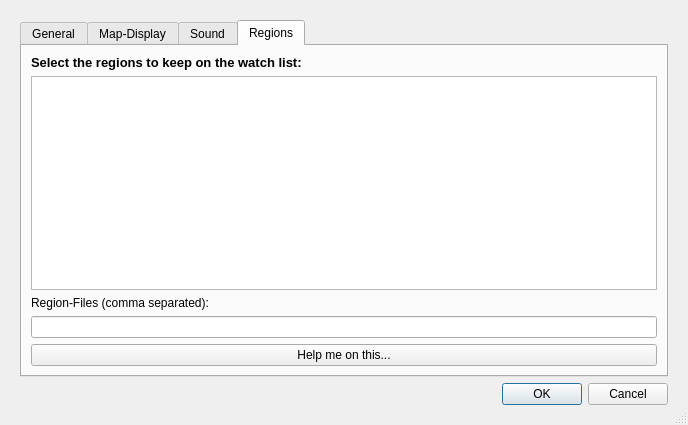
<?xml version="1.0" encoding="UTF-8"?>
<ui version="4.0">
 <class>Dialog</class>
 <widget class="QDialog" name="Dialog">
  <property name="geometry">
   <rect>
    <x>0</x>
    <y>0</y>
    <width>688</width>
    <height>425</height>
   </rect>
  </property>
  <property name="windowTitle">
   <string>Dialog</string>
  </property>
  <property name="sizeGripEnabled">
   <bool>true</bool>
  </property>
  <layout class="QGridLayout" name="gridLayout">
   <item row="0" column="0">
    <widget class="QWidget" name="widget" native="true">
     <layout class="QVBoxLayout" name="verticalLayout">
      <item>
       <widget class="QTabWidget" name="tabWidget">
        <property name="currentIndex">
         <number>3</number>
        </property>
        <widget class="QWidget" name="tab_general">
         <attribute name="title">
          <string>General</string>
         </attribute>
         <layout class="QGridLayout" name="gridLayout_6">
          <item row="3" column="0">
           <widget class="QFrame" name="frame">
            <property name="frameShape">
             <enum>QFrame::StyledPanel</enum>
            </property>
            <property name="frameShadow">
             <enum>QFrame::Raised</enum>
            </property>
            <layout class="QFormLayout" name="formLayout_2">
             <item row="0" column="0">
              <widget class="QLabel" name="label_4">
               <property name="text">
                <string>Window Background Color :</string>
               </property>
              </widget>
             </item>
             <item row="0" column="1">
              <widget class="QPushButton" name="btnColor">
               <property name="text">
                <string>Color...</string>
               </property>
              </widget>
             </item>
            </layout>
           </widget>
          </item>
          <item row="0" column="0">
           <widget class="QGroupBox" name="groupBox_2">
            <property name="title">
             <string>Chat-Filter</string>
            </property>
            <property name="flat">
             <bool>true</bool>
            </property>
            <layout class="QGridLayout" name="gridLayout_2">
             <item row="0" column="0">
              <widget class="QLabel" name="label_3">
               <property name="text">
                <string>Scan for Character-Names:</string>
               </property>
              </widget>
             </item>
             <item row="0" column="1">
              <widget class="QCheckBox" name="checkScanCharacter">
               <property name="text">
                <string>enable</string>
               </property>
              </widget>
             </item>
             <item row="1" column="0">
              <widget class="QLabel" name="label_5">
               <property name="text">
                <string>Scan for Ship-Names</string>
               </property>
              </widget>
             </item>
             <item row="1" column="1">
              <widget class="QCheckBox" name="checkShipNames">
               <property name="text">
                <string>enable</string>
               </property>
              </widget>
             </item>
            </layout>
           </widget>
          </item>
          <item row="0" column="1">
           <widget class="QGroupBox" name="groupBox_4">
            <property name="title">
             <string>Other</string>
            </property>
            <property name="flat">
             <bool>true</bool>
            </property>
            <layout class="QGridLayout" name="gridLayout_5">
             <item row="1" column="1">
              <widget class="QCheckBox" name="checkNotifyOwn">
               <property name="text">
                <string>enabled</string>
               </property>
              </widget>
             </item>
             <item row="1" column="0">
              <widget class="QLabel" name="label_6">
               <property name="text">
                <string>Notify on own Message:</string>
               </property>
              </widget>
             </item>
             <item row="2" column="0">
              <widget class="QLabel" name="label_7">
               <property name="text">
                <string>Pop-Up notification:</string>
               </property>
              </widget>
             </item>
             <item row="2" column="1">
              <widget class="QCheckBox" name="checkPopupNotification">
               <property name="text">
                <string>enabled</string>
               </property>
              </widget>
             </item>
            </layout>
           </widget>
          </item>
          <item row="1" column="0">
           <widget class="QGroupBox" name="groupBox">
            <property name="title">
             <string>in Seconds</string>
            </property>
            <property name="flat">
             <bool>true</bool>
            </property>
            <layout class="QGridLayout" name="gridLayout_3">
             <item row="0" column="0">
              <widget class="QLabel" name="label">
               <property name="text">
                <string>Message expiry :</string>
               </property>
              </widget>
             </item>
             <item row="0" column="1">
              <widget class="QLineEdit" name="txtMessageExpiry"/>
             </item>
             <item row="1" column="0">
              <widget class="QLabel" name="label_2">
               <property name="text">
                <string>KOS Clipboard interval:</string>
               </property>
              </widget>
             </item>
             <item row="1" column="1">
              <widget class="QLineEdit" name="txtKosInterval"/>
             </item>
            </layout>
           </widget>
          </item>
         </layout>
        </widget>
        <widget class="QWidget" name="tab_map_display">
         <attribute name="title">
          <string>Map-Display</string>
         </attribute>
         <layout class="QVBoxLayout" name="verticalLayout_3">
          <item>
           <widget class="QGroupBox" name="groupBoxMap">
            <property name="title">
             <string>Alert Settings</string>
            </property>
            <property name="flat">
             <bool>true</bool>
            </property>
            <layout class="QGridLayout" name="gridLayout_4">
             <item row="2" column="0">
              <widget class="QPushButton" name="btnMapAddTime">
               <property name="text">
                <string>add Time</string>
               </property>
              </widget>
             </item>
             <item row="0" column="0">
              <widget class="QComboBox" name="cmbAlertType"/>
             </item>
             <item row="2" column="1">
              <widget class="QPushButton" name="btnMapDelTime">
               <property name="text">
                <string>delete Time</string>
               </property>
              </widget>
             </item>
             <item row="1" column="0" colspan="2">
              <widget class="QTableView" name="tableViewMap"/>
             </item>
            </layout>
           </widget>
          </item>
         </layout>
        </widget>
        <widget class="QWidget" name="tab_sound">
         <attribute name="title">
          <string>Sound</string>
         </attribute>
         <layout class="QGridLayout" name="gridLayout_7">
          <item row="0" column="0" colspan="5">
           <widget class="QTableView" name="lstSound"/>
          </item>
          <item row="1" column="0">
           <widget class="QLabel" name="label_8">
            <property name="text">
             <string>Sound File:</string>
            </property>
           </widget>
          </item>
          <item row="1" column="1">
           <widget class="QLineEdit" name="txtSound"/>
          </item>
          <item row="1" column="2">
           <widget class="QPushButton" name="btnSoundSearch">
            <property name="text">
             <string>...</string>
            </property>
           </widget>
          </item>
          <item row="1" column="3">
           <widget class="QPushButton" name="btnPlay">
            <property name="text">
             <string>Play</string>
            </property>
           </widget>
          </item>
          <item row="1" column="4">
           <widget class="QSlider" name="sliderVolume">
            <property name="orientation">
             <enum>Qt::Horizontal</enum>
            </property>
            <property name="tickPosition">
             <enum>QSlider::TicksBelow</enum>
            </property>
           </widget>
          </item>
         </layout>
        </widget>
        <widget class="QWidget" name="tab_regions">
         <attribute name="title">
          <string>Regions</string>
         </attribute>
         <layout class="QVBoxLayout" name="verticalLayout_2">
          <item>
           <widget class="QLabel" name="label_10">
            <property name="font">
             <font>
              <pointsize>10</pointsize>
              <weight>75</weight>
              <bold>true</bold>
             </font>
            </property>
            <property name="text">
             <string>Select the regions to keep on the watch list:</string>
            </property>
            <property name="textFormat">
             <enum>Qt::PlainText</enum>
            </property>
            <property name="wordWrap">
             <bool>true</bool>
            </property>
           </widget>
          </item>
          <item>
           <widget class="QListWidget" name="listRegion">
            <property name="alternatingRowColors">
             <bool>false</bool>
            </property>
            <property name="selectionMode">
             <enum>QAbstractItemView::MultiSelection</enum>
            </property>
            <property name="selectionRectVisible">
             <bool>true</bool>
            </property>
            <property name="sortingEnabled">
             <bool>true</bool>
            </property>
           </widget>
          </item>
          <item>
           <widget class="QLabel" name="label_9">
            <property name="text">
             <string>Region-Files (comma separated):</string>
            </property>
           </widget>
          </item>
          <item>
           <widget class="QLineEdit" name="txtRegions"/>
          </item>
          <item>
           <widget class="QPushButton" name="btnRegionHelp">
            <property name="text">
             <string>Help me on this...</string>
            </property>
           </widget>
          </item>
         </layout>
        </widget>
       </widget>
      </item>
      <item>
       <widget class="QDialogButtonBox" name="buttonBox">
        <property name="standardButtons">
         <set>QDialogButtonBox::Cancel|QDialogButtonBox::Ok</set>
        </property>
       </widget>
      </item>
     </layout>
    </widget>
   </item>
  </layout>
 </widget>
 <resources/>
 <connections/>
</ui>
